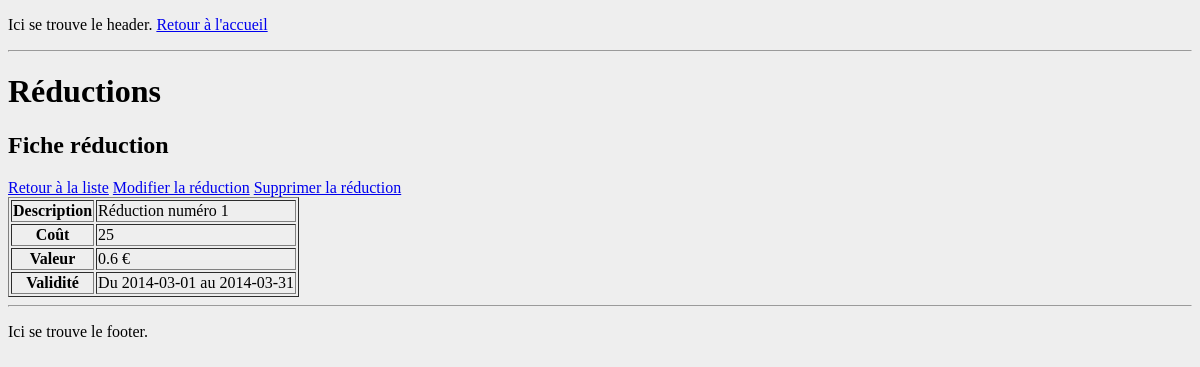
The page /index.php?page=reductions&mode=fiche&id=1 on the database its author committed.
### tables this page shows
CREATE TABLE `Reductions` (
  `id` int(11) NOT NULL AUTO_INCREMENT,
  `description` varchar(200) NOT NULL,
  `cout` float NOT NULL COMMENT 'Cout en cagnotte de la réduction',
  `type` varchar(10) NOT NULL COMMENT '''pourcent'' ou ''brut''',
  `valeur` float NOT NULL COMMENT 'Valeur de la réduction (€ ou %)',
  `debut` date NOT NULL COMMENT 'Date de début',
  `fin` date NOT NULL COMMENT 'Date de fin',
  PRIMARY KEY (`id`)
);

### Database/db_functions.php (called while the page is built, shortened)
<?php
	$db = db_connect();
	function getReductionById($id)
	{
		global $db;
		$request = $db->prepare("SELECT * from `Reductions` WHERE `id` = ?");
		$request->execute(array($id));
		if($data = $request->fetch())
		{
			return array(
				"id" => $data['id'],
				"description" => $data['description'],
				"cout" => $data['cout'],
				"type" => $data['type'],
				"valeur" => $data['valeur'],
				"debut" => $data['debut'],
				"fin" => $data['fin']
				);
		}
		else
		{
			$request->closeCursor();
			return E_ERROR;
		}
	}
?>

### Modules/reductions.php (the view, shortened to what this page needs)
<?php
echo "<h1>Réductions</h1>\n";
	if(isset($_GET["mode"]))
	{
		switch($_GET["mode"])
		{
			case "fiche":
				fiche();
				break;
		}
	}
	else
	{
		liste();
	}
function fiche()
{
	echo "<h2>Fiche réduction</h2>";
	echo "<a href=\"index.php?page=reductions&mode=liste\">Retour à la liste</a>\n";
	if(isset($_GET['id']) && !empty($_GET['id']))
	{
		$reduction = getReductionById($_GET['id']) or die('Une erreur est survenue.');
		echo "<a href=\"index.php?page=reductions&mode=modifier&id=$reduction[id]\">Modifier la réduction</a>\n";
		echo "<a href=\"index.php?page=reductions&mode=supprimer&id=$reduction[id]\">Supprimer la réduction</a>\n";
		echo "<table border=\"1\">\n
			<tr><th>Description</th><td>$reduction[description]</td></tr>\n
			<tr><th>Coût</th><td>$reduction[cout]</td></tr>\n
			<tr><th>Valeur</th><td>$reduction[valeur] ";
		if($reduction['type'] == "brut")
			echo "€";
		else
			echo "%";
		echo "<tr><th>Validité</th><td>Du $reduction[debut] au $reduction[fin]</td></tr>\n";
		echo "</table>";
	}
	else
	{
		echo "Une erreur est survenue.";
	}
}
	?>

### Stylesheets/default.css (style rules this page uses)
body { background-color:#eeeeee; }

### rows shown on the page
reductions: description "Réduction numéro 1", cout "25", valeur "0.6", debut "2014-03-01", fin "2014-03-31"
